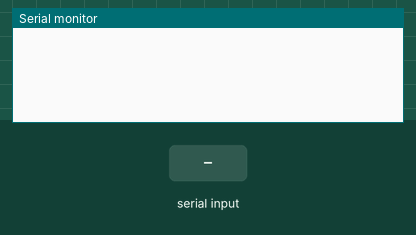
Simulated run of this sketch. Board: Arduino Uno, built with avr-gcc and run on an emulated ATmega328P. On the bench: the last lines printed to the serial monitor. The test bench sets the inputs (shaded band).

Above: at 1.2 s.
1.3 s: ",\n" received over Serial
At 1.9 s:
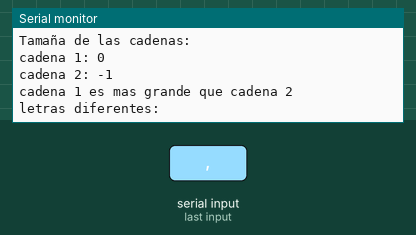
2.8 s: "1\n" received over Serial
At 4.0 s:
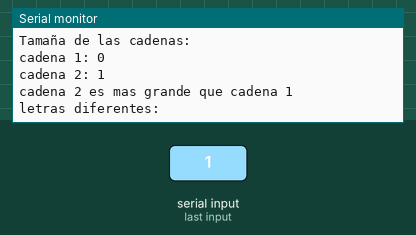
4.3 s: byte 10 ('\n') received over Serial
At 5.5 s:
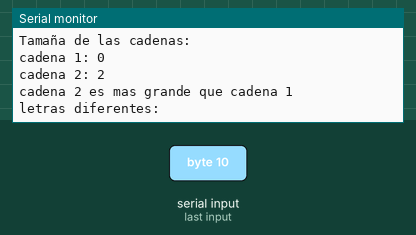
5.8 s: ",\n" received over Serial
At 6.8 s:
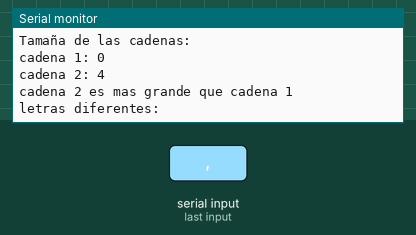
Timing chart, 0 to 8.3 s (numbered marks = the images above; inputs shaded):
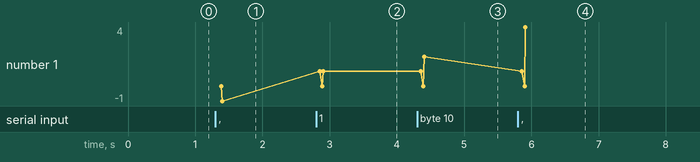

Measured:
- after the input at 1.3 s, the serial monitor: prints a new line at once (image 1)
- after the input at 2.8 s, the serial monitor: prints a new line at once (image 2)
- after the input at 4.3 s, the serial monitor: prints a new line after 0.11 s (image 3)
- after the input at 5.8 s, the serial monitor: prints a new line at once (image 4)
- plotted number 1: 2 → 4 after the input at 5.8 s

The sketch:

Comparar_palabras.ino
```cpp
String cadena;
String cadena1;
String cadena2;

void setup() {
  Serial.begin(9600);
}

void loop() {
  if (Serial.available()) // Hay algo pendiente de leer
  {
    char c = Serial.read(); // Leemos los caracteres de uno en uno
    cadena += c; // Los añadimos al String
    if (c == '\n')
    {

      cadena.toUpperCase();

      Serial.print("comparar: ");
      Serial.println(cadena);

      int indice;
      int lenght1;
      int lenght2;

      indice = cadena.indexOf(",");
      cadena1 = cadena.substring(0 , indice);
      cadena2 = cadena.substring(indice + 2 );

      Serial.println("cadenas a comparar");
      Serial.print("cadena 1: ");
      Serial.println(cadena1);
      Serial.print("cadena 2: ");
      Serial.println(cadena2);

      lenght1 = cadena1.length();
      lenght2 = cadena2.length() - 1;

      Serial.println("Tamaña de las cadenas:");
      Serial.print("cadena 1: ");
      Serial.println(lenght1);
      Serial.print("cadena 2: ");
      Serial.println(lenght2);


      if (lenght1 < lenght2) {
        Serial.println("cadena 2 es mas grande que cadena 1");
        Serial.println("letras diferentes:");
        for (int i = 0; i < lenght1; i++) {
          if (cadena1.indexOf(cadena1.charAt(2)) > -1) {
            Serial.println("true");
          }
          else {
            Serial.println(cadena2.substring(i));
          }
        }
      }

      else {
        Serial.println("cadena 1 es mas grande que cadena 2");
        Serial.println("letras diferentes:");
        for (int i = 0; i < lenght2; i++) {
          if (cadena1.indexOf(cadena2.charAt(i)) > -1) {
            Serial.println("true");
          }
          else {
            Serial.println(cadena2.substring(i));
          }
        }
      }
    }
  }

}
```
